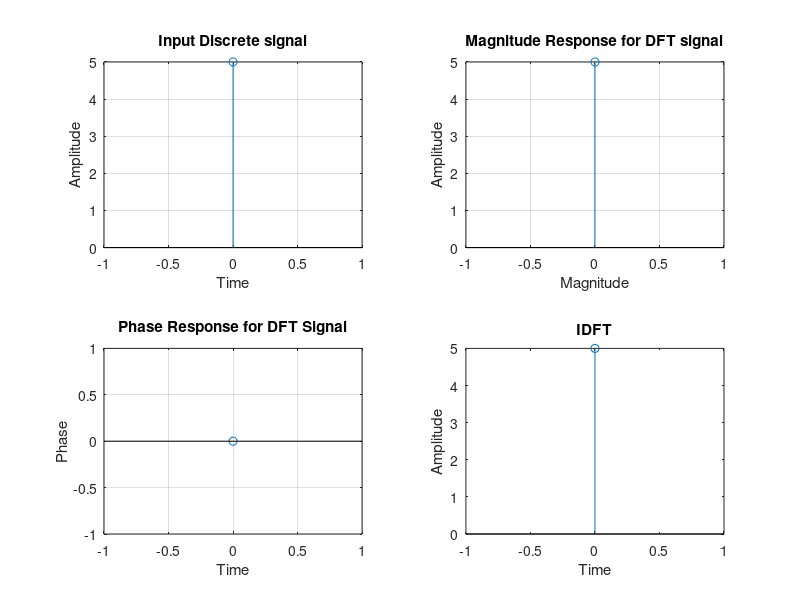

MATLAB code for this plot:
clc;
clear all;
close all;
%using predefined input => x=[0 1 2 3]; 
%x=[0 1 2 3];
% This is for input from the useer => x =input("Enter the sequence : ");
x =input('Enter the sequence : ');
N=length(x);
X=zeros(N,1);
for k=0:N-1
    for n=0:N-1
        X(k+1)=X(k+1)+x(n+1)*exp(-j*2*pi*k*n/N);
    end
end
n=0:N-1;
subplot(2,2,1);
stem(n,x);
title("Input Discrete signal");
xlabel("Time");
ylabel("Amplitude");
% it is the Discrete signal 
grid on;
%Magnitide and phase is the output of DFT process
subplot(2,2,2);
stem(n,abs(X));
title("Magnitude Response for DFT signal");
xlabel("Magnitude");
ylabel("Amplitude");
grid on;
subplot(2,2,3);
stem(n,angle(X));
title("Phase Response for DFT Signal");
xlabel("Time");
ylabel("Phase");
grid on;
y=zeros(N,1);
for n=0:N-1
    for k=0:N-1
        y(n+1)=y(n+1)+real(X(k+1)*exp(j*2*pi*k*n/N));
    end
end
y = y / N;
disp("IDFT is: ");
disp(y);
%IDFT Value is showing through x+iy form

k=0:N-1;
subplot(2,2,4);
stem(k,y);
title("IDFT");
xlabel("Time");
ylabel("Amplitude");
%IDFT signal
